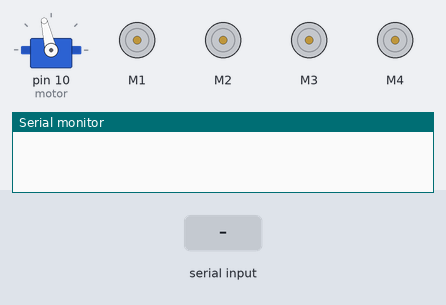
The sketch below on a simulated Arduino Uno, built with avr-gcc and run on an emulated ATmega328P. Parts: servo, 4 × DC motor (green arrow = forward, orange = backward, longer = faster), the last lines printed to the serial monitor. Inputs (shaded band) come from the test bench.

Above: at 1.2 s.
1.3 s: "<F>" received over Serial
At 2.5 s:
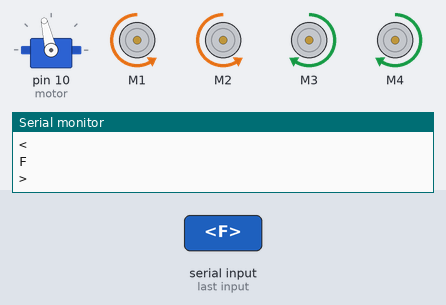
2.8 s: "^" received over Serial
At 3.6 s:
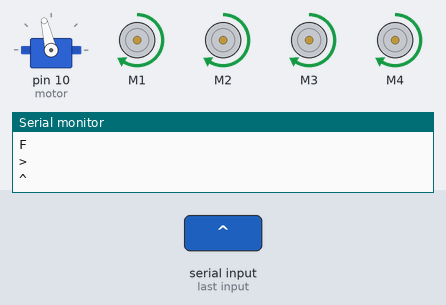
4.3 s: "B" received over Serial
At 4.7 s:
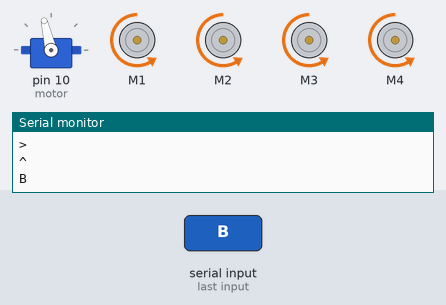
5.8 s: byte 76 ('L') received over Serial
At 7.0 s:
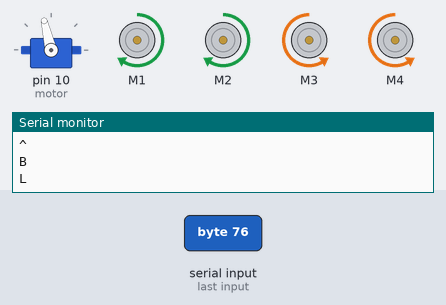
7.3 s: byte 82 ('R') received over Serial
At 8.2 s:
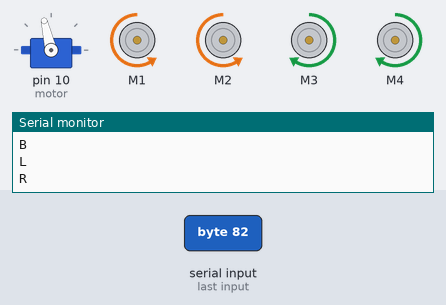
8.8 s: byte 83 ('S') received over Serial
At 9.3 s:
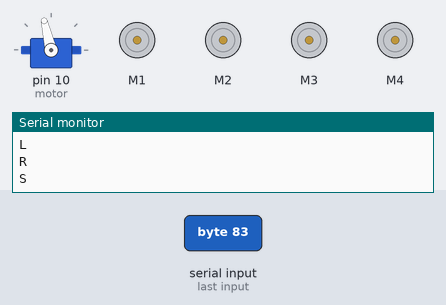
Timing chart, 0 to 11.3 s (numbered marks = the images above; inputs shaded):
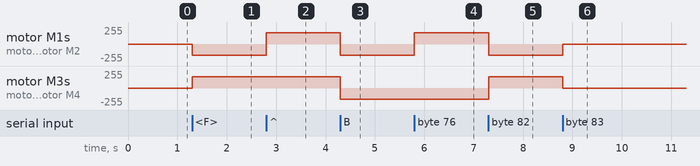

Measured:
- after the input at 1.3 s, motor M1, motor M2: stopped → backward 170/255 at once; motor M3, motor M4: stopped → forward 170/255 at once
- after the input at 2.8 s, motor M1, motor M2: backward 170/255 → forward 170/255 at once
- after the input at 4.3 s, motor M1–4: forward 170/255 → backward 170/255 at once
- after the input at 5.8 s, motor M1, motor M2: backward 170/255 → forward 170/255 at once
- after the input at 7.3 s, motor M1, motor M2: forward 170/255 → backward 170/255 at once; motor M3, motor M4: backward 170/255 → forward 170/255 at once
- after the input at 8.8 s, motor M1, motor M2: backward 170/255 → stopped at once; motor M3, motor M4: forward 170/255 → stopped at once

The sketch:

motodeep.ino
```cpp
#include <Servo.h>
#include <AFMotor.h>

#define Echo A0
#define Trig A1
#define motor 10
#define Speed 170
#define spoint 103

char value;
int distance;
int Left;
int Right;
int L = 0;
int R = 0;

Servo servo;
AF_DCMotor M1(1);
AF_DCMotor M2(2);
AF_DCMotor M3(3);
AF_DCMotor M4(4);

enum State { BLUETOOTH_CONTROL, OBSTACLE_AVOIDANCE };
State currentState = BLUETOOTH_CONTROL;

unsigned long previousMillis = 0;
const long interval = 100; // Check for obstacles every 100ms

void setup() {
  Serial.begin(9600);
  pinMode(Trig, OUTPUT);
  pinMode(Echo, INPUT);
  servo.attach(motor);
  M1.setSpeed(Speed);
  M2.setSpeed(Speed);
  M3.setSpeed(Speed);
  M4.setSpeed(Speed);
  servo.write(spoint); // Initialize servo to center position
}

void loop() {
  unsigned long currentMillis = millis();

  // Check for Bluetooth/voice commands
  Bluetoothcontrol();

  // Check for obstacles periodically
  if (currentMillis - previousMillis >= interval) {
    previousMillis = currentMillis;
    Obstacle();
  }
}

void Bluetoothcontrol() {
  if (Serial.available() > 0) {
    value = Serial.read();
    Serial.println(value);

    if (value == 'F' || value == '^') { // Forward command (Bluetooth or voice)
      forward();
      currentState = BLUETOOTH_CONTROL;
    } else if (value == 'B' || value == '-') { // Backward command (Bluetooth or voice)
      backward();
      currentState = BLUETOOTH_CONTROL;
    } else if (value == 'L' || value == '<') { // Left command (Bluetooth or voice)
      left();
      currentState = BLUETOOTH_CONTROL;
    } else if (value == 'R' || value == '>') { // Right command (Bluetooth or voice)
      right();
      currentState = BLUETOOTH_CONTROL;
    } else if (value == 'S' || value == '*') { // Stop command (Bluetooth or voice)
      Stop();
      currentState = BLUETOOTH_CONTROL;
    }
  }
}

void Obstacle() {
  if (currentState != BLUETOOTH_CONTROL) {
    distance = ultrasonic();
    if (distance <= 12) { // Obstacle detected
      Stop();
      backward();
      delay(100);
      Stop();

      L = leftsee(); // Check left distance
      servo.write(spoint); // Return servo to center
      delay(800);

      R = rightsee(); // Check right distance
      servo.write(spoint); // Return servo to center

      if (L < R) { // If left is clearer, turn right
        right();
        delay(500);
        Stop();
        delay(200);
      } else if (L > R) { // If right is clearer, turn left
        left();
        delay(500);
        Stop();
        delay(200);
      }
    } else { // No obstacle, move forward
      forward();
    }
  }
}

// Ultrasonic sensor distance reading function
int ultrasonic() {
  digitalWrite(Trig, LOW);
  delayMicroseconds(4);
  digitalWrite(Trig, HIGH);
  delayMicroseconds(10);
  digitalWrite(Trig, LOW);
  long t = pulseIn(Echo, HIGH);
  long cm = t / 29 / 2; // Convert time to distance in cm
  return cm;
}

void forward() {
  M1.run(FORWARD);
  M2.run(FORWARD);
  M3.run(FORWARD);
  M4.run(FORWARD);
}

void backward() {
  M1.run(BACKWARD);
  M2.run(BACKWARD);
  M3.run(BACKWARD);
  M4.run(BACKWARD);
}

void right() {
  M1.run(BACKWARD);
  M2.run(BACKWARD);
  M3.run(FORWARD);
  M4.run(FORWARD);
}

void left() {
  M1.run(FORWARD);
  M2.run(FORWARD);
  M3.run(BACKWARD);
  M4.run(BACKWARD);
}

void Stop() {
  M1.run(RELEASE);
  M2.run(RELEASE);
  M3.run(RELEASE);
  M4.run(RELEASE);
}

int rightsee() {
  servo.write(20); // Turn servo to the right
  delay(800); // Wait for servo to move
  Left = ultrasonic(); // Measure distance
  return Left;
}

int leftsee() {
  servo.write(180); // Turn servo to the left
  delay(800); // Wait for servo to move
  Right = ultrasonic(); // Measure distance
  return Right;
}
```
